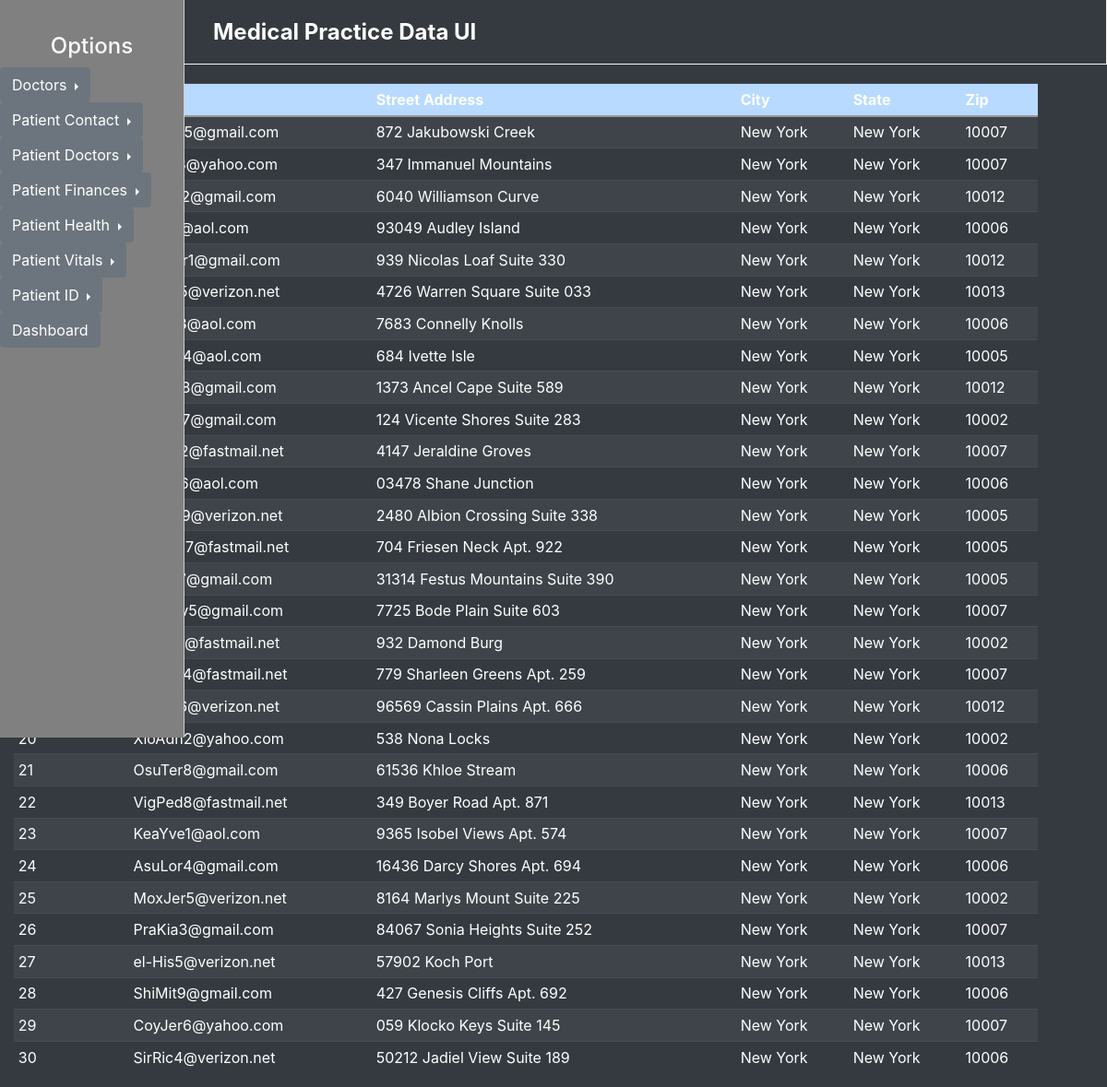
Screenshot of /webapp/patient-contact/ with the database file from the repository.
### medical_practice/web_app/models.py (models this page shows)
class PatientContact(models.Model):
    patient_id = models.AutoField(primary_key=True, blank=False, null=False)
    email = models.CharField(blank=False, null=True, max_length=255)
    street_address = models.CharField(blank=False, null=True, max_length=255)
    city = models.CharField(blank=False, null=True, max_length=255)
    state = models.CharField(blank=False, null=True, max_length=255)
    zip = models.IntegerField(blank=False, null=True)
    class Meta:
        managed = False
        db_table = 'patient_contact'

### medical_practice/web_app/views.py (the view)
# urls.py: path('patient-contact/', views.pc_list_view, name='pc-list'),
def pc_list_view(request):
    context ={}
    context["dataset"] = PatientContact.objects.all()[:30]
    return render(request, "patient_contact_list_view.html", context)

### medical_practice/web_app/templates/patient_contact_list_view.html (shortened to what this page needs)
{% extends 'base.html' %}
{% block content %}
<div class="d-flex justify-content-center">
    <table class="table table-sm table-striped table-dark mx-auto">
        <tr class="table-primary">
            <th>Patient ID</th>
            <th>Email</th>
            <th>Street Address</th>
             <th>City</th>
             <th>State</th>
             <th>Zip</th>
        </tr>
        <tbody>
            {% for data in dataset %}
            <tr>
                <td>{{ data.patient_id }}</td>
                <td>{{ data.email }}</td>
                <td>{{ data.street_address }}</td>
                <td>{{ data.city }}</td>
                <td>{{ data.state }}</td>
                <td>{{ data.zip }}</td>
            </tr>
            {% endfor %}
        </tbody>
    </table>
</div>
{% endblock %}

### rows the page displays
PatientContact: email "YunPor5@gmail.com", street_address "872 Jakubowski Creek", city "New York", state "New York", zip "10007"
PatientContact: email "ColJal8@yahoo.com", street_address "347 Immanuel Mountains", city "New York", state "New York", zip "10007"
PatientContact: email "LigAus2@gmail.com", street_address "6040 Williamson Curve", city "New York", state "New York", zip "10012"
PatientContact: email "AliJor1@aol.com", street_address "93049 Audley Island", city "New York", state "New York", zip "10006"
PatientContact: email "DzeMer1@gmail.com", street_address "939 Nicolas Loaf Suite 330", city "New York", state "New York", zip "10012"
PatientContact: email "al-Bad5@verizon.net", street_address "4726 Warren Square Suite 033", city "New York", state "New York", zip "10013"
PatientContact: email "HriNat3@aol.com", street_address "7683 Connelly Knolls", city "New York", state "New York", zip "10006"
PatientContact: email "WatAle4@aol.com", street_address "684 Ivette Isle", city "New York", state "New York", zip "10005"
PatientContact: email "JohKia8@gmail.com", street_address "1373 Ancel Cape Suite 589", city "New York", state "New York", zip "10012"
PatientContact: email "RadTin7@gmail.com", street_address "124 Vicente Shores Suite 283", city "New York", state "New York", zip "10002"
PatientContact: email "al-Abd2@fastmail.net", street_address "4147 Jeraldine Groves", city "New York", state "New York", zip "10007"
PatientContact: email "SaiJos6@aol.com", street_address "03478 Shane Junction", city "New York", state "New York", zip "10006"
PatientContact: email "FraZac9@verizon.net", street_address "2480 Albion Crossing Suite 338", city "New York", state "New York", zip "10005"
PatientContact: email "SchYou7@fastmail.net", street_address "704 Friesen Neck Apt. 922", city "New York", state "New York", zip "10005"
PatientContact: email "al-Zaa7@gmail.com", street_address "31314 Festus Mountains Suite 390", city "New York", state "New York", zip "10005"
PatientContact: email "HeaDav5@gmail.com", street_address "7725 Bode Plain Suite 603", city "New York", state "New York", zip "10007"
PatientContact: email "al-Ane1@fastmail.net", street_address "932 Damond Burg", city "New York", state "New York", zip "10002"
PatientContact: email "WalBre4@fastmail.net", street_address "779 Sharleen Greens Apt. 259", city "New York", state "New York", zip "10007"
PatientContact: email "BatAly6@verizon.net", street_address "96569 Cassin Plains Apt. 666", city "New York", state "New York", zip "10012"
PatientContact: patient_id "20", email "XioAdh2@yahoo.com", street_address "538 Nona Locks", city "New York", state "New York", zip "10002"
PatientContact: patient_id "21", email "OsuTer8@gmail.com", street_address "61536 Khloe Stream", city "New York", state "New York", zip "10006"
PatientContact: patient_id "22", email "VigPed8@fastmail.net", street_address "349 Boyer Road Apt. 871", city "New York", state "New York", zip "10013"
PatientContact: patient_id "23", email "KeaYve1@aol.com", street_address "9365 Isobel Views Apt. 574", city "New York", state "New York", zip "10007"
PatientContact: patient_id "24", email "AsuLor4@gmail.com", street_address "16436 Darcy Shores Apt. 694", city "New York", state "New York", zip "10006"
PatientContact: patient_id "25", email "MoxJer5@verizon.net", street_address "8164 Marlys Mount Suite 225", city "New York", state "New York", zip "10002"
PatientContact: patient_id "26", email "PraKia3@gmail.com", street_address "84067 Sonia Heights Suite 252", city "New York", state "New York", zip "10007"
PatientContact: patient_id "27", email "el-His5@verizon.net", street_address "57902 Koch Port", city "New York", state "New York", zip "10013"
PatientContact: patient_id "28", email "ShiMit9@gmail.com", street_address "427 Genesis Cliffs Apt. 692", city "New York", state "New York", zip "10006"
PatientContact: patient_id "29", email "CoyJer6@yahoo.com", street_address "059 Klocko Keys Suite 145", city "New York", state "New York", zip "10007"
PatientContact: patient_id "30", email "SirRic4@verizon.net", street_address "50212 Jadiel View Suite 189", city "New York", state "New York", zip "10006"
